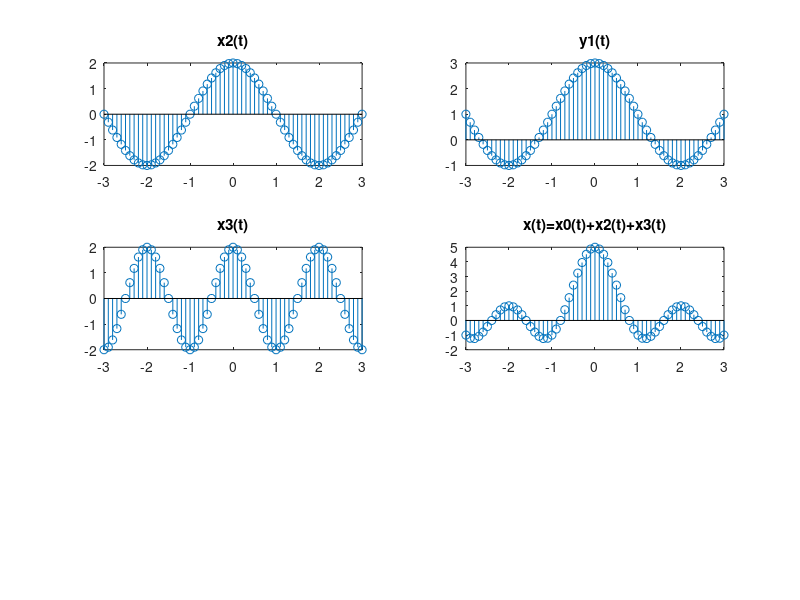

Recreate this plot in MATLAB.
clc 
clear all 
close all
t = -3:0.1:3; 

a0 = 1; 

a2 =exp(j*2*pi/4*t)+exp(j*(2)*pi/4*t);
y1 = a0 + a2; 
a3 =exp(j*(-4)*pi/4*t)+exp(j*(4)*pi/4*t);
x = a0 + a2 + a3;
figure;
subplot(3,2,1);
stem(t,a2); 
axis([-3 3 -2 2]); 
title('x2(t)');
subplot(3,2,2);
stem(t,y1); 
title('y1(t)');
subplot(3,2,3);
stem(t,a3);
title('x3(t)');
subplot(3,2,4);
stem(t,x);
title('x(t)=x0(t)+x2(t)+x3(t)');